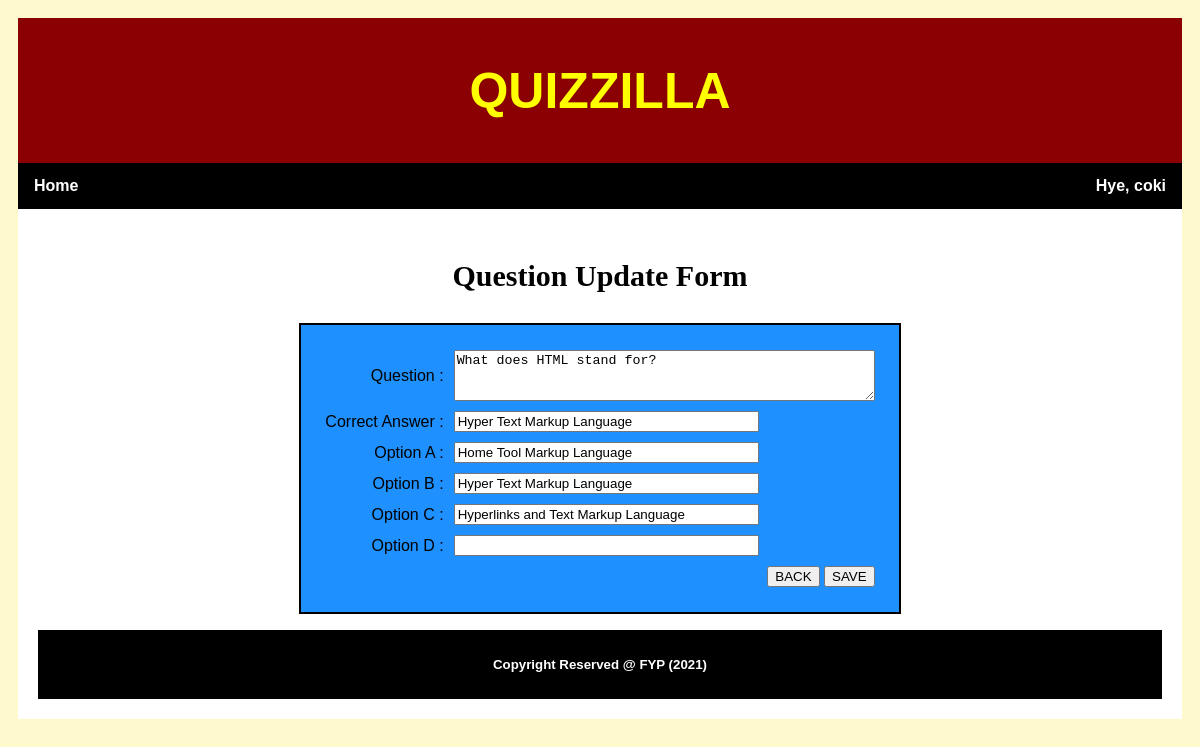
The page /edit_question.php?idQs=38 (signed in) on the database its author committed.
### tables this page shows
CREATE TABLE `student` (
  `email` varchar(255) NOT NULL,
  `password` varchar(255) NOT NULL,
  `name` varchar(255) NOT NULL,
  `school` varchar(255) NOT NULL,
  `class` varchar(255) NOT NULL,
  `email_parents` varchar(255) NOT NULL
);

CREATE TABLE `question` (
  `id_question` int(3) NOT NULL,
  `question` varchar(255) NOT NULL,
  `answer` varchar(100) NOT NULL,
  `option_a` varchar(100) NOT NULL,
  `option_b` varchar(100) NOT NULL,
  `option_c` varchar(100) DEFAULT NULL,
  `option_d` varchar(100) DEFAULT NULL,
  `id_quiz` varchar(7) NOT NULL
);

### session.php (called while the page is built, shortened)
<?php
include ('db_conn.php');
$email = $_SESSION['email'];
$cat = $_SESSION['category'];
if ($cat == "T") {
	$table = "teacher";
} else {
	$table = "student"; }
$mysql = mysqli_query($conn, "SELECT * FROM $table WHERE email='$email'");
$row = mysqli_fetch_array($mysql);
$name = $row['name'];
?>

### edit_question.php (the view, shortened to what this page needs)
<html>
<head>
</head>
<body>
<?php
include ("header.php");
include ("topnav.php");
$idquestion = $_GET['idQs'];
$query = "SELECT * FROM question
		  WHERE id_question = '$idquestion'";
$result = mysqli_query($conn, $query) or die(mysql_error());
$row = mysqli_fetch_array($result);
?>
<div id="mainbody">
<form method="POST">
<div id="title"><p>Question Update Form</p></div>
<table cellpadding=5px>
<tr>
	<td style="width: 20px"></td>
	<td></td>
	<td></td>
	<td style="width: 20px"></td>
</tr>
<tr>
	<td></td>
	<td></td>
	<td></td>
	<td></td>
</tr>
<tr>
	<td></td>
	<td id="label">Question :</td>
	<td><textarea name="question" cols="50" rows="3" required><?php echo $row['question']; ?></textarea></td>
	<td></td>
</tr>
<tr>
	<td></td>
	<td id="label">Correct Answer :</td>
	<td><input type="text" name="answer" size="35"
			   value="<?php echo $row['answer']; ?>" required></td>
	<td></td>
</tr>
<tr>
	<td></td>
	<td id="label">Option A :</td>
	<td><input type="text" name="optionA" size="35"
			   value="<?php echo $row['option_a']; ?>" required></td>
	<td></td>
</tr>
<tr>
	<td></td>
	<td id="label">Option B :</td>
	<td><input type="text" name="optionB" size="35"
			   value="<?php echo $row['option_b']; ?>" required></td>
	<td></td>
</tr>
<tr>
	<td></td>
	<td id="label">Option C :</td>
	<td><input type="text" name="optionC" size="35"
			   value="<?php echo $row['option_c']; ?>" required></td>
	<td></td>
</tr>
<tr>
	<td></td>
	<td id="label">Option D :</td>
	<td><input type="text" name="optionD" size="35"
			   value="<?php echo $row['option_d']; ?>" required></td>
	<td></td>
</tr>
<tr>
	<td></td>
	<td><input type="text" name="idquiz" size="5"
			   value="<?php echo $row['id_quiz']; ?>" hidden></td>
	<td id="label"><input type="button" name="back" value="BACK"
						  onClick="javascript:history.go(-1)">
				   <input type="submit" name="edit" value="SAVE">
		</td>
	<td></td>
</tr>
<tr>
	<td></td>
	<td></td>
	<td></td>
	<td></td>
</tr>
<tr>
	<td></td>
	<td></td>
	<td></td>
	<td></td>
</tr>
</table>
</form>
<?php
include ("footer.php");
?>
</body>

### topnav.php (shortened to what this page needs)
<?php
include('session.php');
?>
<html>
<head>
</head>
<body>
<ul>
	<li><a href="quiz_collection.php">Home</a></li>
	<li class="dropdown">
	<a href="#" class="dropbtn">Hye, <?php echo $name; ?></a>
	</li>
</ul>
</body>
</html>

### edit_question.php (style rules this page uses)
#mainbody { background-color: white; padding: 20px; }
#title { font-size: 30px; font-family: Tw Cen MT Condensed; font-weight: bold; text-align: center; }
table { border: 2px solid black; border-collapse: collapse; margin: auto; background-color: dodgerblue; }
#label { text-align: right; }

### header.php (style rules this page uses)
* { box-sizing: border-box; }
body { background: lemonchiffon; font-family: Arial; padding: 10px; }

### topnav.php (style rules this page uses)
ul { list-style-type: none; margin: 0; padding: 0; overflow: hidden; background-color: black; }
li { float: left; }
li a, .dropbtn { display: inline-block; color: white; text-align: center; padding: 14px 16px; text-decoration: none; font-weight: bold; }
li.dropdown { display: inline-block; float:right; }

### rows shown on the page
student: name "coki"
question: question "What does HTML stand for?", answer "Hyper Text Markup Language", optionA "Home Tool Markup Language", optionB "Hyper Text Markup Language", optionC "Hyperlinks and Text Markup Language"
